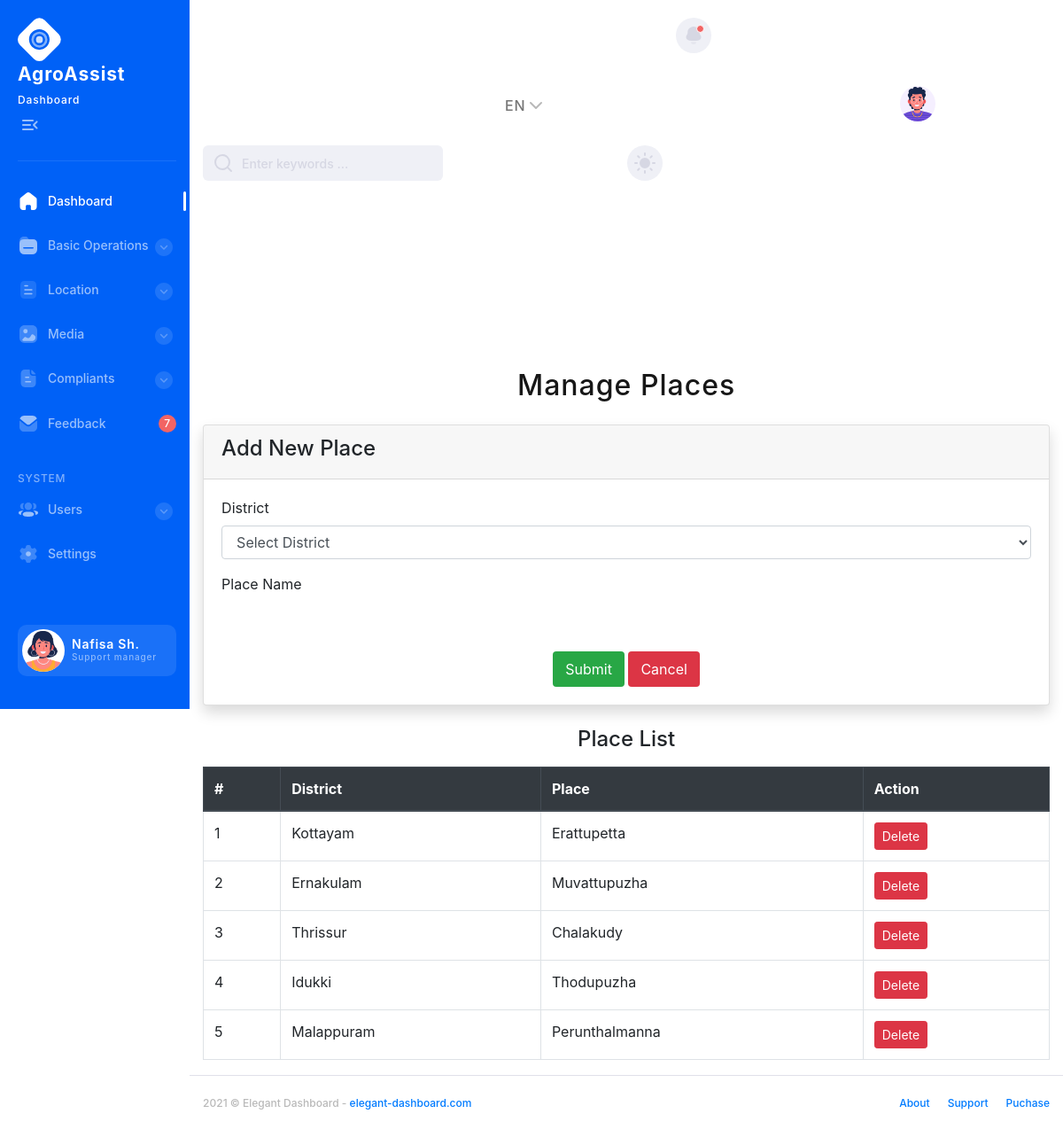
The page /Project/Admin/Place.php on the database its author committed.
### tables this page shows
CREATE TABLE `tbl_place` (
  `place_id` int(11) NOT NULL,
  `place_name` varchar(60) NOT NULL,
  `district_id` int(11) NOT NULL
);

CREATE TABLE `tbl_district` (
  `district_id` int(11) NOT NULL,
  `district_name` varchar(60) NOT NULL
);

### Project/Admin/Place.php (the view, shortened to what this page needs)
<?php
include("Head.php");
include("../Assets/Connection/Connection.php");
?>
<!DOCTYPE html>
<html lang="en">
<head>
    <link href="https://stackpath.bootstrapcdn.com/bootstrap/4.5.2/css/bootstrap.min.css" rel="stylesheet">
</head>
<body>
<div class="container my-5">
    <h2 class="text-center mb-4">Manage Places</h2>
    <div class="card shadow mb-4">
        <div class="card-header">
            <h4>Add New Place</h4>
        </div>
        <div class="card-body">
            <form id="form1" name="form1" method="post" action="Place.php">
                <div class="form-group">
                    <label for="sel_district">District</label>
                    <select name="sel_district" id="sel_district" class="form-control" required>
                        <option value="">Select District</option>
                    </select>
                </div>
                <div class="form-group">
                    <label for="txt_placename">Place Name</label>
                    <input type="text" name="txt_placename" id="txt_placename" class="form-control" required/>
                </div>
                <div class="text-center">
                    <input type="submit" name="btn_submit" id="btn_submit" value="Submit" class="btn btn-success" />
                    <input type="reset" name="txt_cancel" id="txt_cancel" value="Cancel" class="btn btn-danger" />
                </div>
            </form>
        </div>
    </div>
    <h4 class="text-center mb-3">Place List</h4>
    <table class="table table-bordered table-hover">
        <thead class="thead-dark">
            <tr>
                <th>#</th>
                <th>District</th>
                <th>Place</th>
                <th>Action</th>
            </tr>
        </thead>
        <tbody>
        <?php
        $i = 0;
        $selQry = "SELECT * FROM tbl_place p INNER JOIN tbl_district d ON p.district_id = d.district_id";
        $result = $Con->query($selQry);
        while($data = $result->fetch_assoc()) {
            $i++;
        ?>
            <tr>
                <td><?php echo $i; ?></td>
                <td><?php echo $data['district_name']; ?></td>
                <td><?php echo $data['place_name']; ?></td>
                <td>
                    <a href="Place.php?did=<?php echo $data['place_id']; ?>" class="btn btn-danger btn-sm">Delete</a>
                </td>
            </tr>
        <?php
        }
        ?>
        </tbody>
    </table>
</div>
<?php
include("Foot.php");
?>
</body>
</html>

### rows shown on the page
tbl_place: district.district_name "Kottayam", place_name "Erattupetta"
tbl_place: district.district_name "Ernakulam", place_name "Muvattupuzha"
tbl_place: district.district_name "Thrissur", place_name "Chalakudy"
tbl_place: district.district_name "Idukki", place_name "Thodupuzha"
tbl_place: district.district_name "Malappuram", place_name "Perunthalmanna"
